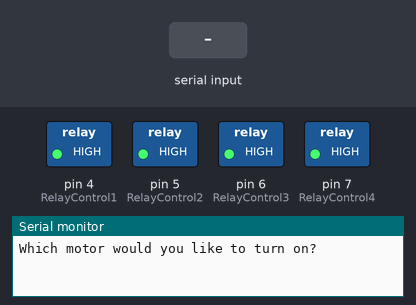
Bench run of a sketch on a simulated Arduino Uno, built with avr-gcc and run on an emulated ATmega328P. Parts: switched loads named in the sketch (green lamp = pin HIGH), the last lines printed to the serial monitor. The inputs (shaded band) are chosen by the test bench.

Above: at 1.2 s.
1.3 s: "1\n" received over Serial
At 2.4 s:
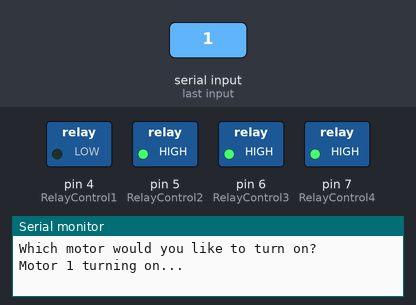
Timing chart, 0 to 12.8 s (numbered marks = the images above; inputs shaded):
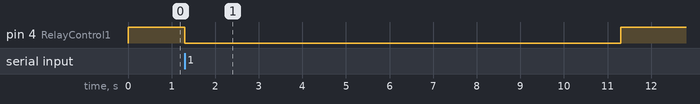

Measured:
- after the input at 1.3 s, pin 4 (RelayControl1): HIGH → LOW at once, → HIGH 10.0 s later

The sketch:

Pumps.ino
```cpp
/************************************************
// Name：4 channel_relay
// Description: control the 4 channel relay module to ON or OFF
// Website: www.handsontec.com
// Email: techsupport@handsontec.com
*****************************************************/
//the relays connect to
int RelayControl1 = 4; // Digital Arduino Pin used to control the motor
int RelayControl2 = 5;
int RelayControl3 = 6;
int RelayControl4 = 7;
void setup()
{
   Serial.begin(9600);
   pinMode(RelayControl1, OUTPUT);
   pinMode(RelayControl2, OUTPUT);
   pinMode(RelayControl3, OUTPUT);
   pinMode(RelayControl4, OUTPUT);
   turnOffMotors();
}

void turnOffMotors(){
   digitalWrite(RelayControl1,HIGH);
   digitalWrite(RelayControl2,HIGH);
   digitalWrite(RelayControl3,HIGH);
   digitalWrite(RelayControl4,HIGH);
}

void loop()
{
   turnOffMotors();
   Serial.println("Which motor would you like to turn on?");
   while (Serial.available() == 0){
   } //Wait for user input

   int motorChoice = Serial.parseInt();

   switch(motorChoice){

   case 1:
      Serial.println("Motor 1 turning on...");
      digitalWrite(RelayControl1,LOW);
      break;

   case 2:
      Serial.println("Motor 2 turning on...");
      digitalWrite(RelayControl2,LOW);
      break;

   case 3:
      Serial.println("Motor 3 turning on...");
      digitalWrite(RelayControl3,LOW);
      break;

   case 4:
      Serial.println("Motor 4 turning on...");
      digitalWrite(RelayControl4,LOW);
      break;

   default:
      Serial.println("Please choose valid selection");
      break;
   }

   Serial.println(" ");
   delay(10000);
}
```

Hydroponics.cpp
```cpp
#include "Hydroponics.h"

extern double v_cur;
extern double pH_cur;
extern double ppm_cur;

extern unsigned long acid_motor_interval;
extern unsigned long base_motor_interval;
extern unsigned long nA_motor_interval;
extern unsigned long nB_motor_interval;
//extern unsigned long salt_motor_interval;
//extern unsigned long fresh_motor_interval;

// calculate net concentration of H+; negative value denotes net OH-
// pH 7 returns 0, patched with smooth linear in the middle
double pH_to_H(double pH) {
  if (pH < 7.0-log10(M_E)) { //M_E = e
    return pow(10, -pH);
  } else if (pH <= 7+log10(M_E)) {
    return M_E*log(10)*pow(10, -7)*(7.0-pH);
  } else {
    return -pow(10, pH-14.0);
  }
}

// takes in volume of fluid in [mL] and return motor time in [ms]
unsigned long v_to_t(double volume) {
  return (unsigned long)(volume/FLOW_RATE*1000.0+0.5);
}

// calculate motor run time for 4 motors and store in global array
void set_motor_intervals() {
  // acid and base
  double pH_add;
  double v_add_ab; // added volume for acid / base
  if (pH_cur >= PH_TAR+PH_ALLOW) {
    pH_add = PH_ACID; // add acid
    v_add_ab = (pH_to_H(PH_TAR)-pH_to_H(pH_cur))/(pH_to_H(pH_add)-pH_to_H(PH_TAR))*v_cur;
    acid_motor_interval = v_to_t(v_add_ab);
    base_motor_interval = 0; // no base added
  } else if(pH_cur <= PH_TAR-PH_ALLOW){
    pH_add = PH_BASE; // add base
    v_add_ab = (pH_to_H(PH_TAR)-pH_to_H(pH_cur))/(pH_to_H(pH_add)-pH_to_H(PH_TAR))*v_cur;
    acid_motor_interval = 0; // no acid added
    base_motor_interval = v_to_t(v_add_ab);
  } else {
    acid_motor_interval = 0;
    base_motor_interval = 0; // don't do anything
  }

  // nutrients
  double ppm_add = RATIO_NA*PPM_NA + RATIO_NB*PPM_NB;
  double v_add_n = 0; // added volume for nutrients
  if (ppm_cur < PPM_FLOOR) {
    v_add_n = v_cur*(PPM_TAR-ppm_cur)/(ppm_add-PPM_TAR);
  }
  nA_motor_interval = v_to_t(v_add_n*RATIO_NA);
  nB_motor_interval = v_to_t(v_add_n*RATIO_NB);

  // ignore water intake for now
//  salt_motor_interval = 0;
//  fresh_motor_interval = 0;
}
```

Hydroponics.h
```cpp
#ifndef HYDROPONICS_H
#define HYDROPONICS_H

#include <Arduino.h>
#include <Math.h>

#define RATIO_NA 1.0 // ratio of nutrient A
#define RATIO_NB 0.0 // ratio of nutrient B
#define PH_ACID 3.5
#define PH_BASE 10.9
//#define PH_N 7.0 // pH of nutrients
#define PH_TAR 6.5 // target pH
#define PH_ALLOW 0.3 // allowed one-side error range for pH
//#define PPM_ACID 1240.0
//#define PPM_BASE 1270.0
#define PPM_NA 3000.0
#define PPM_NB 2000.0
#define PPM_TAR 1000.0 // cutting/seeding: 384-512; vegetative: 1024-1280; flowering/fruiting: 1024-1472
#define PPM_FLOOR 800.0 // add nutrients when PPM drop below this

// purple ppm: ~68000

#define FLOW_RATE 4.6 // volumetric flow rate of pump [mL/s]

double pH_to_H(double pH);
unsigned long v_to_t(double volume);
void set_motor_intervals();

#endif
```

Relay.cpp
```cpp
#include "Relay.h"

extern unsigned long cur_mark;

Relay::Relay(byte pin) {
  this->pin = pin;
  this->setup_relay();
}

void Relay::setup_relay() {
  pinMode(this->pin, OUTPUT);
  this->start_time = 0;
  this->turn_off();
}

bool Relay::is_running() {
  return this->is_on;
}

// turn motor on for ____ amount of time
void Relay::turn_on_for(unsigned long run_time) {
  cur_mark = millis();
  if (run_time <= MIN_RUN_TIME) {
    run_time = MIN_RUN_TIME;
  } else if (run_time >= MAX_RUN_TIME) {
    run_time = MAX_RUN_TIME;
  }
  if (run_time == 0) return;
  this->run_time = run_time;
  this->start_time = cur_mark;
  digitalWrite(this->pin, LOW);
  this->is_on = true;
}

void Relay::turn_off() {
  digitalWrite(this->pin, HIGH);
  this->is_on = false;
}

void Relay::update_relay() {
  cur_mark = millis();
  if (this->is_on && (unsigned long)(cur_mark-this->start_time) >= this->run_time) {
    this->turn_off();
  }
}
```

Relay.h
```cpp
#ifndef RELAY_H
#define RELAY_H

#include <Arduino.h>

#define MIN_RUN_TIME 500
#define MAX_RUN_TIME 10000

class Relay {

  private:
    byte pin;
    bool is_on;
    unsigned long run_time;
    unsigned long start_time;

  public:
    Relay(byte pin);
    void setup_relay();
    bool is_running();
    void turn_on_for(unsigned long run_time);
    void turn_off();
    void update_relay();
};

#endif
```

Sensors.cpp
```cpp
#include "Sensors.h"

extern double v_cur;
extern double pH_cur;
extern double ppm_cur;
extern double temp_cur;

double buffer_array[AVG_COUNT]; //temperary array for averaging

// Setup a oneWire instance to communicate with any OneWire devices (not just Maxim/Dallas temperature ICs)
OneWire oneWire(ONE_WIRE_BUS);
// Pass our oneWire reference to Dallas Temperature.
DallasTemperature sensors(&oneWire);
GravityTDS gravityTds;


void setup_sensors()
{
  // temperature sensor
  sensors.begin(); // IC Default 9 bit. If you have troubles consider upping it 12. Ups the delay giving the IC more time to process the temperature measurement

  // tds [ppm] (conductivity)
  gravityTds.setPin(PIN_TDS);
  gravityTds.setAref(5.0);  //reference voltage on ADC, default 5.0V on Arduino UNO
  gravityTds.setAdcRange(1024);  //1024 for 10bit ADC;4096 for 12bit ADC
  gravityTds.begin();  //initialization

  // pH
  pinMode(PIN_PH, INPUT);

  // water level
  pinMode(PIN_WATER_LEVEL, INPUT);
}

// Celcius
double get_temp() {
  for (int i=0; i<AVG_COUNT; i++) {
    sensors.requestTemperatures(); // Send the command to get temperatures
    buffer_array[i] = sensors.getTempCByIndex(0);
  }
  return smooth_avg();
}

// mL
double get_volume() {
  // height[cm] = -0.136*r+113 // TUNE
  double r; // resistance of strip
  double height; // [cm]
  for (int i=0; i<AVG_COUNT; i++) {
    r = SERIESRESISTOR/(1023.0/(double)analogRead(PIN_WATER_LEVEL)-1); // voltage divider
//    height = -0.136*r+113; // [cm]
    height = -r/60+26.39;
    if (height < 0) height = 0;
    buffer_array[i] = height*TANK_AREA; // [mL]
//    buffer_array[i] = r; // for testing and calibrating
  }
  return 470; // wrong
//  return smooth_avg();
}

double get_pH() {
  double voltage;
  for (int i=0; i<AVG_COUNT; i++) {
    voltage = (double)analogRead(PIN_PH)/1023.0*5.0;
    buffer_array[i] = 3.17*voltage+0.832;
  }
  return smooth_avg();
}

double get_ppm() {
  gravityTds.setTemperature(temp_cur);
  for (int i=0; i<AVG_COUNT; i++) {
    gravityTds.update();
    buffer_array[i] = gravityTds.getTdsValue();
  }
  return smooth_avg();
}

void update_sensors() {
  v_cur = get_volume();
  temp_cur = get_temp();
  ppm_cur = get_ppm();
  pH_cur = get_pH();
}

// put stuff in buffer array first, than call this function to get avg (eg 6 out of 10)
double smooth_avg() {
  double total = 0;
  for (int i=0; i<AVG_COUNT-1; i++) { // selection sort
    for (int j=i+1; j<AVG_COUNT; j++) {
      if (buffer_array[i]>buffer_array[j]) {
        double temp = buffer_array[i];
        buffer_array[i] = buffer_array[j];
        buffer_array[j] = temp;
      }
    }
  }
  for (int k=DISCARD_COUNT; k<AVG_COUNT-DISCARD_COUNT; k++) {
    total += buffer_array[k];
  }
  return total/(AVG_COUNT-2.0*DISCARD_COUNT);
}
```

Sensors.h
```cpp
#ifndef Sensors_H
#define Sensors_H

#include <Arduino.h>
#include <Math.h>
#include <OneWire.h>
#include <DallasTemperature.h>
#include "GravityTDS.h" //https://github.com/DFRobot/GravityTDS/blob/master/GravityTDS.cpp
// https://how2electronics.com/tds-sensor-arduino-interfacing-water-quality-monitoring/

#define ONE_WIRE_BUS 2
#define PIN_WATER_LEVEL A0
#define PIN_TDS A1
#define PIN_PH A2

#define SERIESRESISTOR 550 // for water level sensor
#define TANK_AREA 70.9 // square centimeter, multiply by water level [cm] to get volume [mL]
#define AVG_COUNT 10 // number of measurements to take to average
#define DISCARD_COUNT 2 // number of measurements to discard (2 each for too big/small)

void setup_sensors();

double get_temp();
double get_volume();
double get_pH();
double get_ppm();
double smooth_avg();

void update_sensors();

#endif
```
